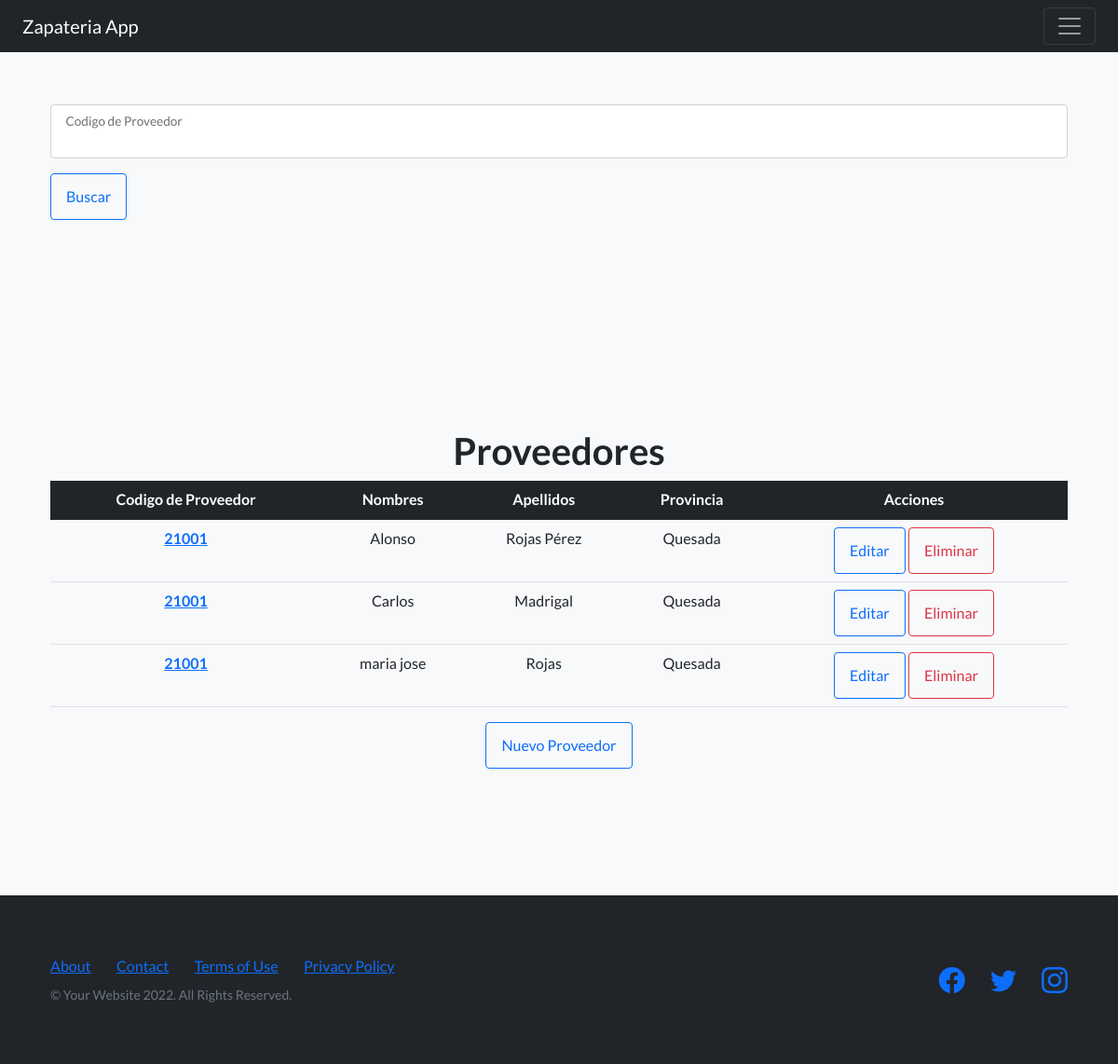
/listaProveedores/, run on an earlier commit of the app's database.
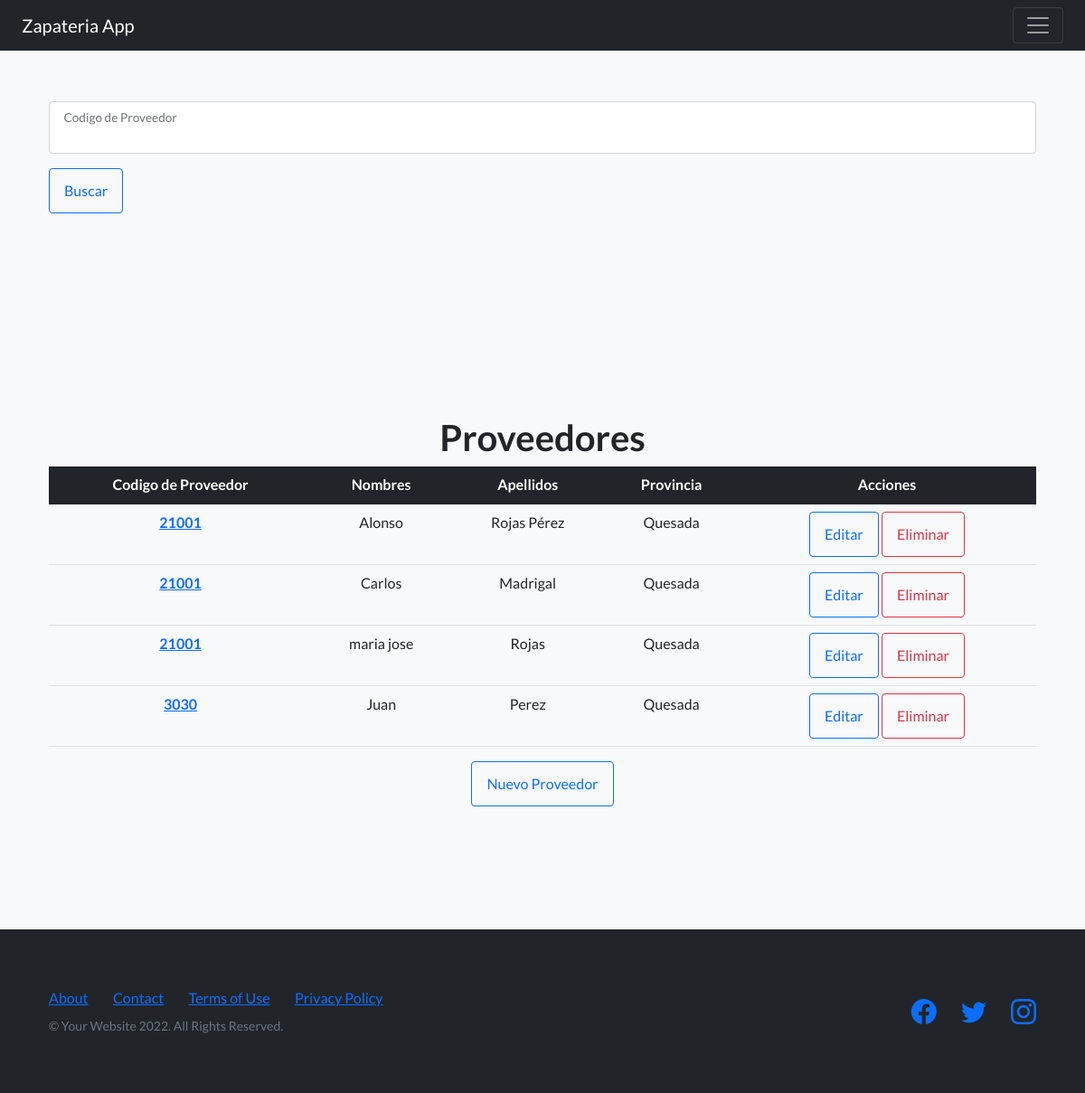
And on a later commit of the database.
### AppProyectoFinalPython/models.py (models this page shows, shortened)
class Proveedor(models.Model):
    CodigoProveedor = models.CharField(max_length=200)
    Nombre = models.CharField(max_length=200)
    Apellidos = models.CharField(max_length=200)
    Provincia = models.CharField(max_length=500)
    Localidad = models.CharField(max_length=500)
    Direccion = models.CharField(max_length=1000)
    Cuit = models.CharField(max_length=1000)

### AppProyectoFinalPython/views.py (the view)
# urls.py: path('listaProveedores/', ProveedorList.as_view(), name="ListaProveedores"),
class ProveedorList(ListView):
    model = Proveedor
    template_name = './Proveedores/proveedor_list.html'
    context_object_name = 'Proveedores'

### AppProyectoFinalPython/templates/Proveedores/proveedor_list.html
{% extends 'navBar.html'%}
{% load static %}
{% block blockDinamico %}
<section class="features-icons bg-light">
  <div class="container">
    <form action="{% url 'BuscarProveedor' %}" method="GET">{% csrf_token %}
      <div class="form-floating mb-3 ">
        <input class="form-control" name="codigo" type="text"/>
        <label name="codigo">Codigo de Proveedor</label>
    </div>
    <input class="btn btn-outline-primary btn-xl" id="submitButton" value="Buscar" type="submit">
    </form>
  </div>
</section>
<section class="features-icons bg-light text-center">
  <div class="container">
      <h1>Proveedores</h1>
      <table class="table">
        <thead class="table-dark">
          <tr>
            <th scope="col">Codigo de Proveedor</th>
            <th scope="col">Nombres</th>
            <th scope="col">Apellidos</th>
            <th scope="col">Provincia</th>
            <th scope="col">Acciones</th>
          </tr>
        </thead>
        <tbody>
          {% for proveedor in Proveedores %}
          <tr>
            <th scope="row">
              <a href="{% url 'DetalleProveedores' proveedor.id %}">
                {{proveedor.CodigoProveedor}}
              </a>
            </th>
            <td>{{proveedor.Nombre}}</td>
            <td>{{proveedor.Apellidos}}</td>
            <td>{{proveedor.Provincia}}</td>
            <td>
              <a type="button" class="btn btn-outline-primary" href="{% url 'ActualizaProveedores' proveedor.id %}">
                Editar
              </a>
              <a type="button" class="btn btn-outline-danger" href="{% url 'EliminaProveedores' proveedor.id %}">
                Eliminar
              </a>
            </td>
          </tr>
        {% endfor %}
        </tbody>
      </table>
      <a type="button" class="btn btn-outline-primary" href="{% url 'CreaProveedores' %}">
        Nuevo Proveedor
      </a>
      <br>
      <br>
  </div>
</section>
{% endblock blockDinamico %}

### AppProyectoFinalPython/templates/navBar.html (shortened to what this page needs)
<!DOCTYPE html>
<html lang="en">
    <head>
        {% load static %}
        <link href="https://cdn.jsdelivr.net/npm/bootstrap-icons@1.5.0/font/bootstrap-icons.css" rel="stylesheet" type="text/css" />
        <link href="https://cdn.jsdelivr.net/npm/bootstrap@5.2.0/dist/css/bootstrap.min.css" rel="stylesheet"
>
        <link href="{% static 'css/styles.css' %}" rel="stylesheet" />
    </head>
    <body>
        <nav class="navbar navbar-dark bg-dark fixed-top">
            <div class="container-fluid">
              <a class="navbar-brand" href="{% url 'Inicio' %}">Zapateria App</a>
              <button class="navbar-toggler" type="button" data-bs-toggle="offcanvas" data-bs-target="#offcanvasDarkNavbar" aria-controls="offcanvasDarkNavbar">
                <span class="navbar-toggler-icon"></span>
              </button>
            </div>
          </nav>
          {% block blockDinamico %}
          {% endblock blockDinamico %}
          <footer class="footer bg-dark">
            <div class="container">
                <div class="row">
                    <div class="col-lg-6 h-100 text-center text-lg-start my-auto">
                        <ul class="list-inline mb-2">
                            <li class="list-inline-item"><a href="#!">About</a></li>
                            <li class="list-inline-item">⋅</li>
                            <li class="list-inline-item"><a href="#!">Contact</a></li>
                            <li class="list-inline-item">⋅</li>
                            <li class="list-inline-item"><a href="#!">Terms of Use</a></li>
                            <li class="list-inline-item">⋅</li>
                            <li class="list-inline-item"><a href="#!">Privacy Policy</a></li>
                        </ul>
                        <p class="text-muted small mb-4 mb-lg-0">&copy; Your Website 2022. All Rights Reserved.</p>
                    </div>
                    <div class="col-lg-6 h-100 text-center text-lg-end my-auto">
                        <ul class="list-inline mb-0">
                            <li class="list-inline-item me-4">
                                <a href="#!"><i class="bi-facebook fs-3"></i></a>
                            </li>
                            <li class="list-inline-item me-4">
                                <a href="#!"><i class="bi-twitter fs-3"></i></a>
                            </li>
                            <li class="list-inline-item">
                                <a href="#!"><i class="bi-instagram fs-3"></i></a>
                            </li>
                        </ul>
                    </div>
                </div>
            </div>
        </footer>
    </body>
</html>

What changed in the data, as far as the page shows it:
added Proveedor: CodigoProveedor "3030", Nombre "Juan", Apellidos "Perez", Provincia "Quesada"
